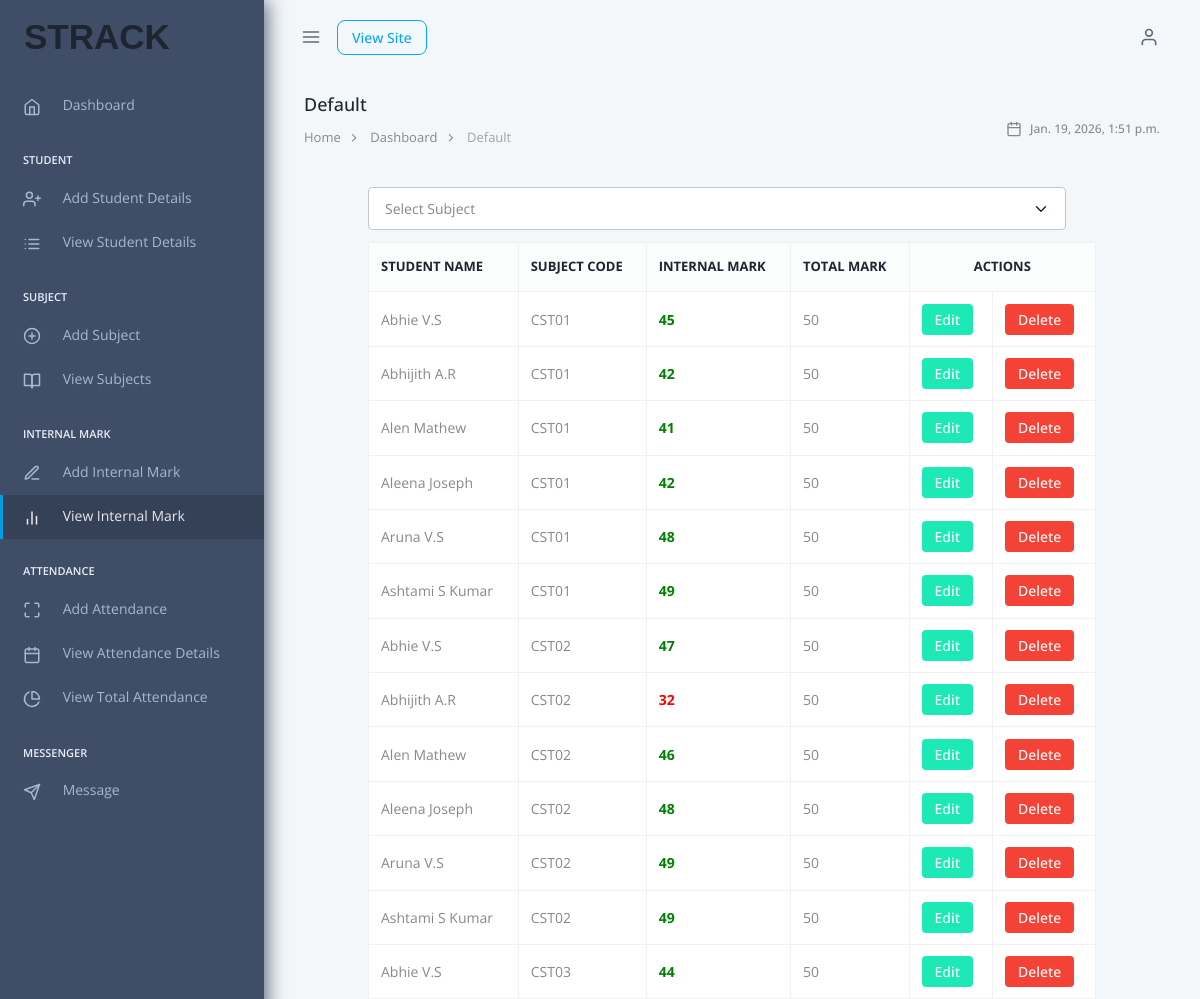
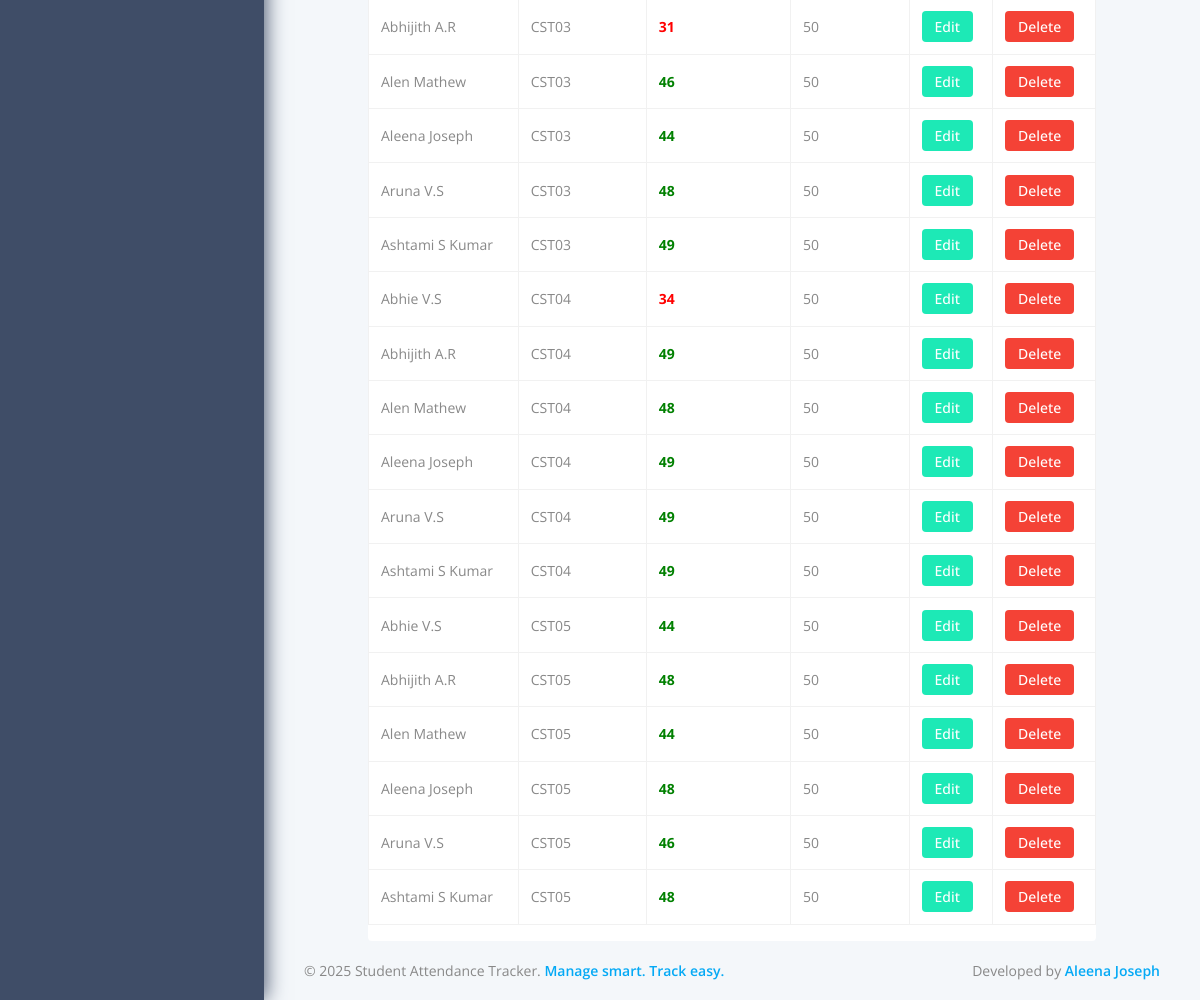
Page /Displayinternal/ on the committed database (2 pictures, top to bottom).
### TeacherApp/models.py (models this page shows, shortened)
class Internalmarkdb(models.Model):
    Student = models.ForeignKey(Studentdb, on_delete=models.CASCADE)
    Subject = models.ForeignKey(Subjectdb, on_delete=models.CASCADE)
    Internalmark = models.IntegerField(null=False, blank=False)
    Totalmark = models.IntegerField(null=False, blank=False, default=50)

class Studentdb(models.Model):
    Student_name = models.CharField(max_length=30, null=True, blank=True)
    Student_rollno = models.IntegerField(null=True, blank=True)
    Student_regid = models.CharField(max_length=30, null=True, blank=True)
    Student_batch = models.CharField(max_length=30, null=True, blank=True)
    Student_sem = models.CharField(max_length=30, null=True, blank=True)
    Student_duration = models.CharField(max_length=30, null=True, blank=True)
    Student_email = models.EmailField(null=True, blank=True)
    Student_phone = models.IntegerField(null=True, blank=True)
    Student_prof = models.ImageField(upload_to="Student Profile Image", null=True, blank=True)
    Student_password = models.CharField(max_length=10, null=True, blank=True)
    Student_confirm = models.CharField(max_length=10, null=True, blank=True)
    class Meta:
        ordering=['Student_rollno']

class Subjectdb(models.Model):
    Subject_name = models.CharField(max_length=30, null=True, blank=True)
    Subject_code = models.CharField(max_length=30, null=True, blank=True)
    Subject_teacher = models.CharField(max_length=30, null=True, blank=True)
    Subject_sem = models.CharField(max_length=30, null=True, blank=True)
    Subject_dep = models.CharField(max_length=30, null=True, blank=True)

### TeacherApp/views.py (the view)
# urls.py: path('Displayinternal/', views.Displayinternal, name="Displayinternal"),
def Displayinternal(request):
    date = datetime.datetime.now()
    subjects = Subjectdb.objects.all()
    selected_subject = request.GET.get("subject")
    data = Internalmarkdb.objects.all()
    if selected_subject:
        data = data.filter(Subject_id=selected_subject)
    return render(
        request,
        "displayinternal.html",
        {
            "data": data,
            "date": date,
            "subjects": subjects,
            "selected_subject": selected_subject,
        }
    )

### TeacherApp/templates/displayinternal.html (shortened to what this page needs)
{% extends 'index.html' %}
{% load static %}
{% block content %}
<div class="container mt-5">
    <form method="get" class="mb-3">
        <div class="justify-content-between align-items-center" style="display:flex; gap:30px;">
            <div style="flex: 1; max-width: 1000px;">
                <select name="subject" class="form-select" onchange="this.form.submit()">
                    <option value="">Select Subject</option>
                </select>
            </div>
        </div>
    </form>
    <div class="table-responsive shadow-sm p-3 bg-white rounded">
        <table class="table table-bordered table-hover align-middle">
            <thead class="table-dark">
            <tr>
                <th>Student Name</th>
                <th>Subject Code</th>
                <th>Internal Mark</th>
                <th>Total Mark</th>
                <th colspan="2" style="text-align:center;">Actions</th>
            </tr>
            </thead>
            <tbody>
            {% for i in data %}
            <tr>
                <td>{{ i.Student.Student_name }}</td>
                <td>{{ i.Subject.Subject_code }}</td>
                <td>
                    {% if i.Internalmark < 35 %}
                    <span style="color:red; font-weight:bold;">{{ i.Internalmark }}</span>
                    {% else %}
                    <span style="color:green; font-weight:bold;">{{ i.Internalmark }}</span>
                    {% endif %}
                </td>
                <td>{{ i.Totalmark }}</td>
                <td>
                    <a href="{% url 'Editinternalpage' i_id=i.id %}">
                        <button class="btn btn-success btn-sm px-3">Edit</button>
                    </a>
                </td>
                <td>
                    <a href="{% url 'Deleteinternal' i_id=i.id %}"
                       onclick="return confirm('Are you sure you want to delete this internal mark?');">
                        <button class="btn btn-danger btn-sm px-3">Delete</button>
                    </a>
                </td>
            </tr>
            {% empty %}
            <tr>
                <td colspan="6" class="text-center">No Internal Marks Available</td>
            </tr>
            {% endfor %}
            </tbody>
        </table>
    </div>
</div>
{% endblock %}

### rows in the picture
Internalmarkdb: Student.Student_name "Abhie V.S", Subject.Subject_code "CST01", Internalmark "45", Totalmark "50"
Internalmarkdb: Student.Student_name "Abhijith A.R", Subject.Subject_code "CST01", Internalmark "42", Totalmark "50"
Internalmarkdb: Student.Student_name "Alen Mathew", Subject.Subject_code "CST01", Internalmark "41", Totalmark "50"
Internalmarkdb: Student.Student_name "Aleena Joseph", Subject.Subject_code "CST01", Internalmark "42", Totalmark "50"
Internalmarkdb: Student.Student_name "Aruna V.S", Subject.Subject_code "CST01", Internalmark "48", Totalmark "50"
Internalmarkdb: Student.Student_name "Ashtami S Kumar", Subject.Subject_code "CST01", Internalmark "49", Totalmark "50"
Internalmarkdb: Student.Student_name "Abhie V.S", Subject.Subject_code "CST02", Internalmark "47", Totalmark "50"
Internalmarkdb: Student.Student_name "Abhijith A.R", Subject.Subject_code "CST02", Internalmark "32", Totalmark "50"
Internalmarkdb: Student.Student_name "Alen Mathew", Subject.Subject_code "CST02", Internalmark "46", Totalmark "50"
Internalmarkdb: Student.Student_name "Aleena Joseph", Subject.Subject_code "CST02", Internalmark "48", Totalmark "50"
Internalmarkdb: Student.Student_name "Aruna V.S", Subject.Subject_code "CST02", Internalmark "49", Totalmark "50"
Internalmarkdb: Student.Student_name "Ashtami S Kumar", Subject.Subject_code "CST02", Internalmark "49", Totalmark "50"
Internalmarkdb: Student.Student_name "Abhie V.S", Subject.Subject_code "CST03", Internalmark "44", Totalmark "50"
Internalmarkdb: Student.Student_name "Abhijith A.R", Subject.Subject_code "CST03", Internalmark "31", Totalmark "50"
Internalmarkdb: Student.Student_name "Alen Mathew", Subject.Subject_code "CST03", Internalmark "46", Totalmark "50"
Internalmarkdb: Student.Student_name "Aleena Joseph", Subject.Subject_code "CST03", Internalmark "44", Totalmark "50"
Internalmarkdb: Student.Student_name "Aruna V.S", Subject.Subject_code "CST03", Internalmark "48", Totalmark "50"
Internalmarkdb: Student.Student_name "Ashtami S Kumar", Subject.Subject_code "CST03", Internalmark "49", Totalmark "50"
Internalmarkdb: Student.Student_name "Abhie V.S", Subject.Subject_code "CST04", Internalmark "34", Totalmark "50"
Internalmarkdb: Student.Student_name "Abhijith A.R", Subject.Subject_code "CST04", Internalmark "49", Totalmark "50"
Internalmarkdb: Student.Student_name "Alen Mathew", Subject.Subject_code "CST04", Internalmark "48", Totalmark "50"
Internalmarkdb: Student.Student_name "Aleena Joseph", Subject.Subject_code "CST04", Internalmark "49", Totalmark "50"
Internalmarkdb: Student.Student_name "Aruna V.S", Subject.Subject_code "CST04", Internalmark "49", Totalmark "50"
Internalmarkdb: Student.Student_name "Ashtami S Kumar", Subject.Subject_code "CST04", Internalmark "49", Totalmark "50"
Internalmarkdb: Student.Student_name "Abhie V.S", Subject.Subject_code "CST05", Internalmark "44", Totalmark "50"
Internalmarkdb: Student.Student_name "Abhijith A.R", Subject.Subject_code "CST05", Internalmark "48", Totalmark "50"
Internalmarkdb: Student.Student_name "Alen Mathew", Subject.Subject_code "CST05", Internalmark "44", Totalmark "50"
Internalmarkdb: Student.Student_name "Aleena Joseph", Subject.Subject_code "CST05", Internalmark "48", Totalmark "50"
Internalmarkdb: Student.Student_name "Aruna V.S", Subject.Subject_code "CST05", Internalmark "46", Totalmark "50"
Internalmarkdb: Student.Student_name "Ashtami S Kumar", Subject.Subject_code "CST05", Internalmark "48", Totalmark "50"
